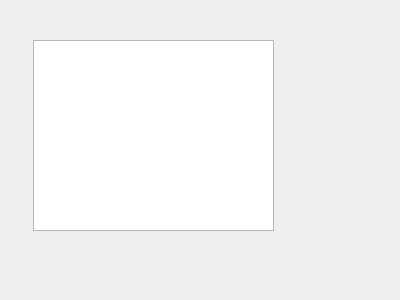
<?xml version="1.0" encoding="UTF-8"?>
<ui version="4.0">
 <class>Widget</class>
 <widget class="QWidget" name="Widget">
  <property name="geometry">
   <rect>
    <x>0</x>
    <y>0</y>
    <width>400</width>
    <height>300</height>
   </rect>
  </property>
  <property name="windowTitle">
   <string>Widget</string>
  </property>
  <widget class="CustomTextEdit" name="textEdit">
   <property name="geometry">
    <rect>
     <x>33</x>
     <y>40</y>
     <width>241</width>
     <height>191</height>
    </rect>
   </property>
  </widget>
 </widget>
 <layoutdefault spacing="6" margin="11"/>
 <customwidgets>
  <customwidget>
   <class>CustomTextEdit</class>
   <extends>QTextEdit</extends>
   <header location="global">customtextedit.h</header>
  </customwidget>
 </customwidgets>
 <resources/>
 <connections/>
</ui>
